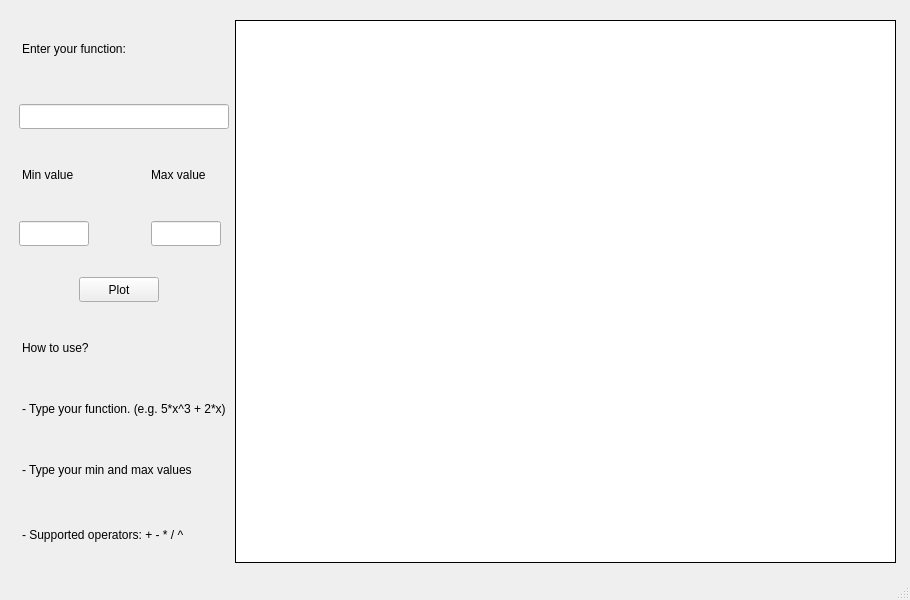
<?xml version="1.0" encoding="UTF-8"?>
<ui version="4.0">
 <class>MainWindow</class>
 <widget class="QMainWindow" name="MainWindow">
  <property name="geometry">
   <rect>
    <x>0</x>
    <y>0</y>
    <width>910</width>
    <height>600</height>
   </rect>
  </property>
  <property name="windowTitle">
   <string>Plotter</string>
  </property>
  <property name="styleSheet">
   <string notr="true"/>
  </property>
  <widget class="QWidget" name="centralwidget">
   <layout class="QGridLayout" name="gridLayout">
    <item row="2" column="1">
     <widget class="QLabel" name="label_5">
      <property name="maximumSize">
       <size>
        <width>70</width>
        <height>30</height>
       </size>
      </property>
      <property name="text">
       <string>Max value</string>
      </property>
     </widget>
    </item>
    <item row="1" column="0" colspan="2">
     <widget class="QLineEdit" name="function">
      <property name="maximumSize">
       <size>
        <width>16777215</width>
        <height>25</height>
       </size>
      </property>
      <property name="styleSheet">
       <string notr="true">*{
margin-left: 10px;}</string>
      </property>
     </widget>
    </item>
    <item row="2" column="0">
     <widget class="QLabel" name="label_4">
      <property name="maximumSize">
       <size>
        <width>80</width>
        <height>30</height>
       </size>
      </property>
      <property name="styleSheet">
       <string notr="true">QLabel{
padding-left: 10px;}</string>
      </property>
      <property name="text">
       <string>Min value</string>
      </property>
     </widget>
    </item>
    <item row="0" column="2" rowspan="9">
     <widget class="QGraphicsView" name="graphicsView">
      <property name="minimumSize">
       <size>
        <width>500</width>
        <height>500</height>
       </size>
      </property>
      <property name="styleSheet">
       <string notr="true">QGraphicsView{
margin-right: 5px;
margin-top: 5px;
border: 1px solid black;}</string>
      </property>
     </widget>
    </item>
    <item row="5" column="0">
     <widget class="QLabel" name="label_2">
      <property name="maximumSize">
       <size>
        <width>90</width>
        <height>30</height>
       </size>
      </property>
      <property name="styleSheet">
       <string notr="true">QLabel{
padding-left: 10px;}</string>
      </property>
      <property name="text">
       <string>How to use?</string>
      </property>
     </widget>
    </item>
    <item row="7" column="0" colspan="2">
     <widget class="QLabel" name="label_6">
      <property name="maximumSize">
       <size>
        <width>220</width>
        <height>30</height>
       </size>
      </property>
      <property name="styleSheet">
       <string notr="true">QLabel{
padding-left: 10px;}</string>
      </property>
      <property name="text">
       <string>- Type your min and max values</string>
      </property>
     </widget>
    </item>
    <item row="3" column="0">
     <widget class="QLineEdit" name="minValue">
      <property name="maximumSize">
       <size>
        <width>80</width>
        <height>25</height>
       </size>
      </property>
      <property name="styleSheet">
       <string notr="true">*{
margin-left: 10px;}</string>
      </property>
     </widget>
    </item>
    <item row="3" column="1">
     <widget class="QLineEdit" name="maxValue">
      <property name="maximumSize">
       <size>
        <width>70</width>
        <height>25</height>
       </size>
      </property>
      <property name="styleSheet">
       <string notr="true"/>
      </property>
     </widget>
    </item>
    <item row="0" column="0">
     <widget class="QLabel" name="label">
      <property name="maximumSize">
       <size>
        <width>150</width>
        <height>30</height>
       </size>
      </property>
      <property name="styleSheet">
       <string notr="true">QLabel{
padding-left: 10px;}</string>
      </property>
      <property name="text">
       <string>Enter your function:</string>
      </property>
     </widget>
    </item>
    <item row="6" column="0" colspan="2">
     <widget class="QLabel" name="label_3">
      <property name="maximumSize">
       <size>
        <width>16777215</width>
        <height>30</height>
       </size>
      </property>
      <property name="styleSheet">
       <string notr="true">QLabel{
padding-left: 10px;}</string>
      </property>
      <property name="text">
       <string>- Type your function. (e.g. 5*x^3 + 2*x)</string>
      </property>
     </widget>
    </item>
    <item row="8" column="0" colspan="2">
     <widget class="QLabel" name="label_7">
      <property name="maximumSize">
       <size>
        <width>200</width>
        <height>30</height>
       </size>
      </property>
      <property name="styleSheet">
       <string notr="true">QLabel{
padding-left: 10px;}</string>
      </property>
      <property name="text">
       <string>- Supported operators: + - * / ^</string>
      </property>
     </widget>
    </item>
    <item row="4" column="0" colspan="2" alignment="Qt::AlignHCenter">
     <widget class="QPushButton" name="plotButton">
      <property name="maximumSize">
       <size>
        <width>16777215</width>
        <height>25</height>
       </size>
      </property>
      <property name="styleSheet">
       <string notr="true"/>
      </property>
      <property name="text">
       <string>Plot</string>
      </property>
     </widget>
    </item>
   </layout>
  </widget>
  <widget class="QMenuBar" name="menubar">
   <property name="geometry">
    <rect>
     <x>0</x>
     <y>0</y>
     <width>910</width>
     <height>22</height>
    </rect>
   </property>
  </widget>
  <widget class="QStatusBar" name="statusbar"/>
 </widget>
 <resources/>
 <connections/>
</ui>
